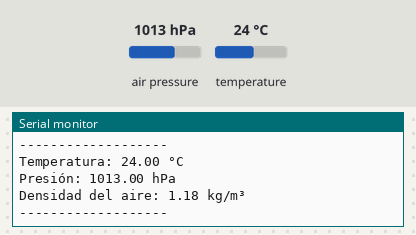
The sketch below on a simulated Arduino Uno, built with avr-gcc and run on an emulated ATmega328P. Shown: the last lines printed to the serial monitor. The inputs (shaded band) are chosen by the test bench; at power-on: air pressure 1013 hPa, temperature 24 °C.

Above: at 2.8 s.
2.9 s: air pressure set to 952 hPa
At 4.7 s:
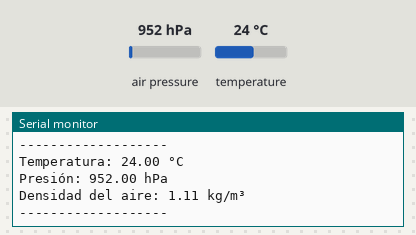
5.6 s: temperature set to 12 °C
At 6.6 s:
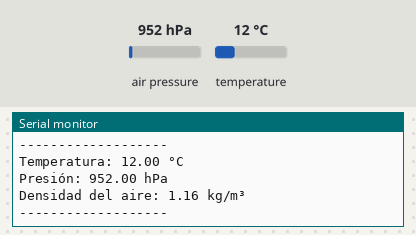
8.3 s: air pressure set to 975 hPa
At 11.4 s:
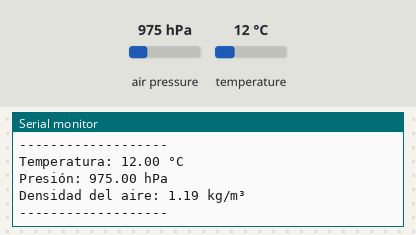
Timing chart, 0 to 12.9 s (numbered marks = the images above; inputs shaded):
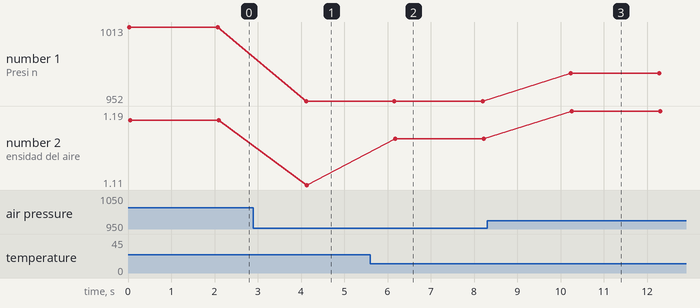

Measured:
- after the input at 2.9 s, the serial monitor: prints a new line after 1.2 s (image 1)
- after the input at 5.6 s, the serial monitor: prints a new line after 0.53 s (image 2)
- after the input at 8.3 s, the serial monitor: prints a new line after 1.9 s (image 3)
- plotted number 1: 1013 → 952 after the input at 2.9 s, 952 → 975 after the input at 8.3 s
- plotted number 2: 1.18 → 1.11 after the input at 2.9 s, 1.11 → 1.16 after the input at 5.6 s, 1.16 → 1.19 after the input at 8.3 s

The sketch:

Densidad_del_aire.ino
```cpp
#include <Wire.h>
#include <Adafruit_BMP085.h>

Adafruit_BMP085 bmp; // Objeto para el sensor BMP180

// Constantes para el cálculo de la densidad del aire
#define Rd 287.0        // Constante del aire seco [J/(kg·K)]
#define HR 63.5         // Humedad relativa fija (63.5%)

// Función para calcular densidad del aire (kg/m³)
float calcularDensidadAire(float presion_Pa, float temp_C, float humedad_rel) {
    // Convertir temperatura a Kelvin
    float T = temp_C + 273.15;

    // 1. Calcular presión de vapor de saturación (e_s) en Pa (fórmula de Magnus)
    float e_s = 611.0 * exp((17.27 * temp_C) / (temp_C + 237.3));

    // 2. Calcular presión de vapor real (e) en Pa
    float e = (humedad_rel / 100.0) * e_s;

    // 3. Calcular humedad específica (q)
    float q = (0.622 * e) / (presion_Pa - (0.378 * e));

    // 4. Calcular temperatura virtual (T_v)
    float T_v = T * (1.0 + 0.61 * q);

    // 5. Calcular densidad del aire (ρ)
    float rho = presion_Pa / (Rd * T_v);

    return rho; // Devuelve densidad en kg/m³
}

void setup() {
    Serial.begin(9600);

    // Inicializar sensor BMP180
    if (!bmp.begin()) {
        Serial.println("Error al iniciar BMP180!");
        while (1); // Detener si hay error
    }
}

void loop() {
    // Leer presión (en Pascales) y temperatura (en °C) del BMP180
    float presion_Pa = bmp.readPressure(); // BMP180 devuelve presión en Pa
    float temp_C = bmp.readTemperature();

    // Calcular densidad del aire con HR = 63.5%
    float densidad = calcularDensidadAire(presion_Pa, temp_C, HR);

    // Mostrar resultados
    Serial.print("Temperatura: "); Serial.print(temp_C); Serial.println(" °C");
    Serial.print("Presión: "); Serial.print(presion_Pa / 100.0); Serial.println(" hPa");
    Serial.print("Densidad del aire: "); Serial.print(densidad); Serial.println(" kg/m³");
    Serial.println("-------------------");

    delay(2000); // Esperar 2 segundos entre lecturas
}
```
